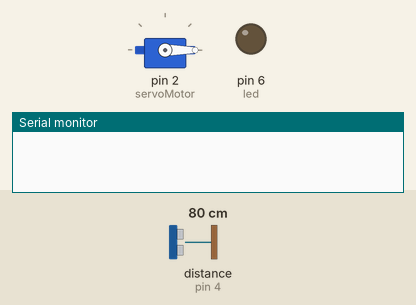
Simulated run of this sketch. Board: Arduino Uno, built with avr-gcc and run on an emulated ATmega328P. Shown: servo, output pins drawn as LEDs (lit = HIGH), the last lines printed to the serial monitor. Wiring (inferred from the names in the program): ultrasonic range finder: trigger pin 3; echo pin 4. The test bench sets the inputs (shaded band); at power-on: distance to the obstacle (sensor on pin 4) 80 cm. The echo pulse lasts 58.3 µs per cm; pins used as bus, display or sensor lines are not drawn.

Above: at 0.01 s.
1.3 s: distance to the obstacle (sensor on pin 4) set to 23 cm
4.3 s: distance to the obstacle (sensor on pin 4) set to 18 cm
At 5.93 s:
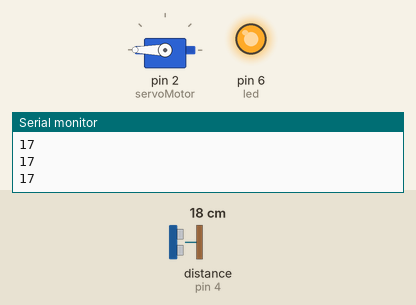
10.3 s: distance to the obstacle (sensor on pin 4) set to 35 cm
At 11.74 s:
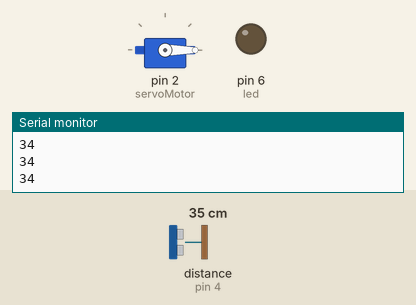
13.3 s: distance to the obstacle (sensor on pin 4) set to 2 cm
At 13.9 s:
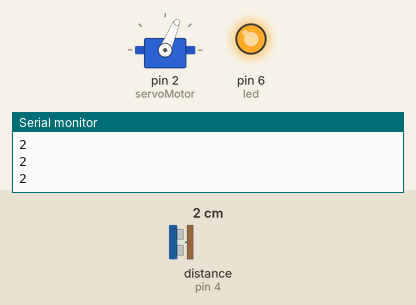
16.3 s: distance to the obstacle (sensor on pin 4) set to 60 cm
At 17.55 s:
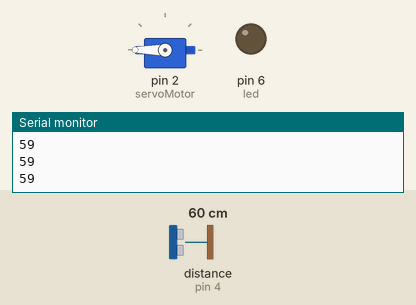
19.3 s: distance to the obstacle (sensor on pin 4) set to 250 cm
Timing chart, 0 to 23.3 s (numbered marks = the images above; inputs shaded):
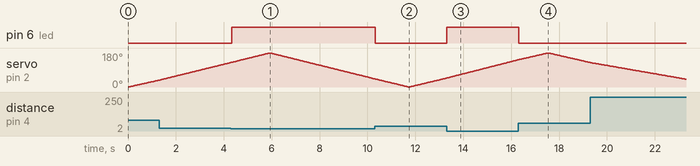

The sketch:

radar.ino
```cpp
#include <Servo.h>
const int trigPin = 3;
const int echoPin = 4;
const int buzzer = 5;
const int led = 6;

Servo servoMotor;

int angle = 0;
int distance = 0;
int duration = 0;

void setup() {
  servoMotor.attach(2);
  pinMode(trigPin, OUTPUT);
  pinMode(echoPin, INPUT);
  pinMode(led, OUTPUT);
  Serial.begin(9600);
}

void loop() {
  for (angle = 0; angle <= 180; angle += 1) {
    servoMotor.write(angle);
    delay(30);
    distance = cal_distance();
    Serial.println(distance);
  }

  for (angle = 180; angle >= 0; angle -= 1) {
    servoMotor.write(angle);
    delay(30);
    distance = cal_distance();
    Serial.println(distance);
  }
}

int cal_distance(){
  digitalWrite(trigPin, LOW);
  delayMicroseconds(10);
  digitalWrite(trigPin, HIGH);
  delayMicroseconds(100);
  digitalWrite(trigPin, LOW);
  duration = pulseIn(echoPin, HIGH);
  distance = (duration * 0.034) / 2 ;

  if (distance < 20) {
  	digitalWrite(led, HIGH);
  	digitalWrite(buzzer, HIGH);
    // Led On if the distance is withing 20 mm
  }
  else{
    digitalWrite(led, LOW);
    digitalWrite(buzzer, LOW);
    //Led off if the distance is not within 20 mm
  }
  return distance;
}
```

Measured:
- the behaviour switches between 21 and 20 cm on distance to the obstacle (sensor on pin 4) (found by bisection; images 0 and 1)
- after the input at 4.3 s, pin 6 (led): LOW → HIGH at once
- after the input at 10.3 s, pin 6 (led): HIGH → LOW at once
- after the input at 13.3 s, pin 6 (led): LOW → HIGH at once
- after the input at 16.3 s, pin 6 (led): HIGH → LOW at once
- by itself, servo on pin 2 (servoMotor): rises from 129° to 180° in 1.6 s, then falls to 43° in 4.4 s
